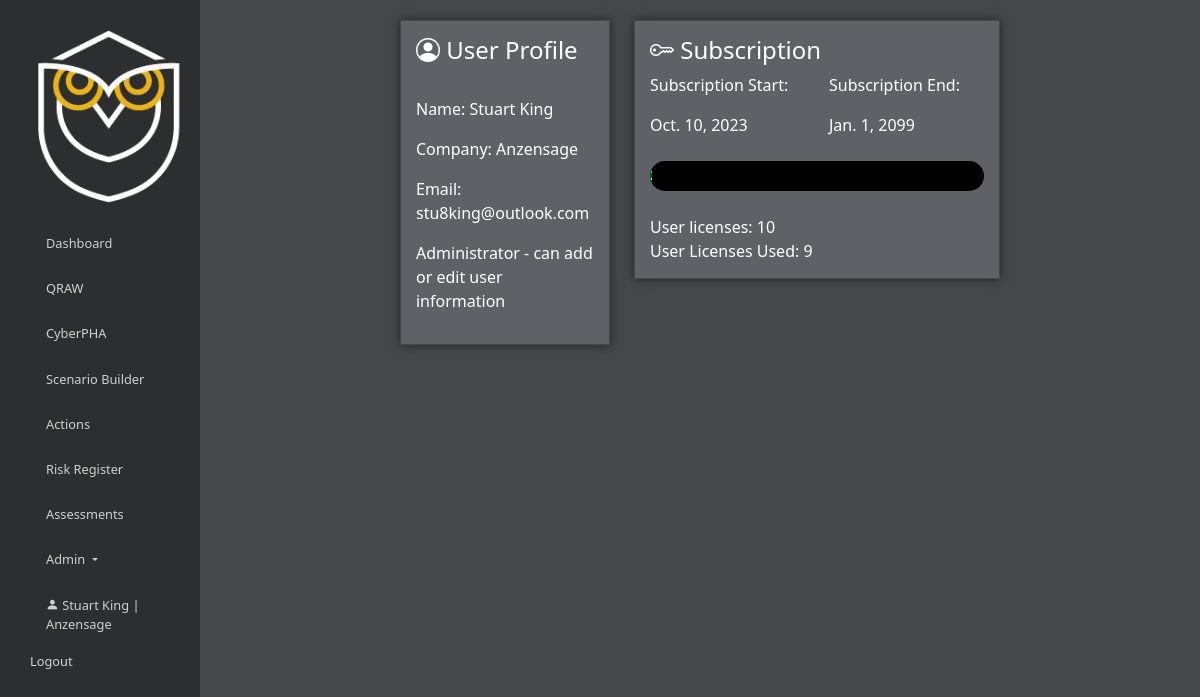
/accounts/profile/ (signed in), run on the app's committed database.
### accounts/models.py (models this page shows, shortened)
class UserProfile(models.Model):
    user = models.OneToOneField(User, on_delete=models.CASCADE)
    organization = models.ForeignKey(Organization, on_delete=models.CASCADE)
    must_change_password = models.BooleanField(default=True)
    abuse_flag = models.BooleanField(default=False)
    jobtitle = models.CharField(max_length=100, default='')
    role_moderator = models.BooleanField(default=False)
    role_readonly = models.BooleanField(default=False)
    phone_number = models.CharField(max_length=15, blank=True, null=True)
    two_factor_confirmed = models.BooleanField(default=False)
    failed_login_attempts = models.IntegerField(null=True, default=0)
    class Meta:
        db_table = 'userprofile'
        managed = True

class Organization(models.Model):
    id = models.AutoField(primary_key=True)
    name = models.CharField(max_length=255)
    address = models.TextField(null=True, blank=True)
    address2 = models.TextField(null=True, blank=True)
    city = models.TextField(null=True, blank=True)
    state = models.TextField(null=True, blank=True)
    zip = models.TextField(null=True, blank=True)
    country = models.TextField(null=True, blank=True)
    subscription_type = models.ForeignKey(SubscriptionType, on_delete=models.SET_NULL, null=True, blank=True)
    subscription_status = models.BooleanField(default=False)
    subscription_start = models.DateField(null=True, blank=True)
    subscription_end = models.DateField(null=True, blank=True)
    max_users = models.IntegerField(default=1, null=False)
    create_date = models.DateTimeField(auto_now_add=True)
    created_by = models.ForeignKey(settings.AUTH_USER_MODEL, on_delete=models.CASCADE,
                                   related_name='organization_creators')
    last_updated = models.DateTimeField(auto_now=True)
    class Meta:
        db_table = 'organization'
        managed = True

### accounts/views.py (the view)
# urls.py: path('profile/', views.profile_view, name='profile'),
@login_required
def profile_view(request):
    user = request.user
    profile = UserProfile.objects.get(user=user)
    org_data = get_organization_details(request)
    total_days = (org_data['subscription_end'] - org_data['subscription_start']).days
    days_remaining = (org_data['subscription_end'] - date.today()).days
    percentage_complete = ((total_days - days_remaining) / total_days) * 100
    context = {
        'user': user,
        'profile': profile,
        'org_data': org_data,
        'percentage_complete': percentage_complete,
        'days_remaining': days_remaining
    }
    return render(request, 'accounts/profile.html', context)

### accounts/views.py (called while the page is built)
@login_required()
def get_organization_details(request):
    org_id = request.user.userprofile.organization_id
    org = Organization.objects.get(id=org_id)
    user_count = UserProfile.objects.filter(organization=org).count()
    data = {
        'id': org.id,  # This will give you the organization ID
        'name': org.name,
        'address': org.address,
        'address2': org.address2,
        'city': org.city,
        'state': org.state,
        'zip': org.zip,
        'country': org.country,
        'max_users': org.max_users,
        'subscription_status': org.subscription_status,
        'subscription_start': org.subscription_start,
        'subscription_end': org.subscription_end,
        'user_count': user_count
    }
    return data

### accounts/templates/accounts/profile.html (shortened to what this page needs)
{% load static %}
<!DOCTYPE html>
<html lang="en">
<head>
    <link href="https://cdn.jsdelivr.net/npm/bootstrap@5.0.2/dist/css/bootstrap.min.css" rel="stylesheet">
    <link rel="stylesheet" href="https://cdnjs.cloudflare.com/ajax/libs/bootstrap-select/1.13.1/css/bootstrap-select.min.css">
    <link href="https://cdn.jsdelivr.net/npm/bootstrap-icons@1.7.1/font/bootstrap-icons.css" rel="stylesheet">
    <link rel="stylesheet" type="text/css" href="https://cdn.datatables.net/1.10.25/css/jquery.dataTables.css">
    {% load django_bootstrap5 %}
    {% bootstrap_css %}
</head>
<body>
    <div class="container-fluid">
        <div class="row">
            <nav class="col-md-3 col-lg-2 d-md-block sidebar collapse" id="sidebarMenu">
                <div class="sidebar-sticky">
                    <div class="sidebar-logo">
                        <img src="{% static 'images/anzen_owl.png' %}" class="img-fluid" alt="Logo">
                    </div>
                    <ul class="nav flex-column nav-sidebar">
                        <li class="nav-item">
                            <a class="nav-link" href="{% url 'OTRisk:dashboardhome' %}">Dashboard</a>
                        </li>
                        <li class="nav-item">
                            <a class="nav-link" href="{% url 'OTRisk:qraw' %}">QRAW</a>
                        </li>
                        <li class="nav-item">
                            <a class="nav-link" href="{% url 'OTRisk:iotaphamanager' %}">CyberPHA</a>
                        </li>
                        <li class="nav-item menu-item">
                            <a class="nav-link" href="{% url 'OTRisk:scenario_sim' %}">Scenario Builder</a>
                        </li>
                        <li class="nav-item menu-item">
                            <a class="nav-link" href="{% url 'OTRisk:ra_actions_view_default' %}">Actions</a>
                        </li>
                        <li class="nav-item menu-item">
                            <a class="nav-link" href="{% url 'OTRisk:risk_register' %}">Risk Register</a>
                        </li>
                        <li class="nav-item menu-item">
                            <a class="nav-link" href="{% url 'OTRisk:list_frameworks' %}">Assessments</a>
                        </li>
                        <li class="nav-item dropdown">
                            <a class="nav-link dropdown-toggle" href="#" id="navbarDropdown" role="button" data-bs-toggle="dropdown" aria-expanded="false">
                                Admin
                            </a>
                         </li>
                    <li class="nav-item menu-item">
                        <a class="nav-link" href="{% url 'accounts:profile' %}">
                        <i class="bi bi-person-fill"></i> {{ user.first_name }} {{ user.last_name }} | {{ user.userprofile.organization.name }}
                        </a>
                        </li>
                        <li class="nav-item menu-item">
                        <form action="{% url 'logout' %}" method="post">
                        <button type="submit" class="nav-link" style="background:none; border:none; padding:0; margin:0; color:inherit;">Logout</button>
                    </form>
                        </li>
                        </ul>
                </div>
            </nav>
            <main role="main" class="col-md-9 ml-sm-auto col-lg-10 px-4">
                <div class="content">
                     <div class="row">
                        <div class="col-md-2"></div>
                        <div class="col-md-3">
                                <div class="form-group">
            <div class="card-style" style="color: white">
                <h4><i class="bi bi-person-circle"></i> User Profile</h4>
                <br>
                <p>Name: {{ user.first_name }} {{ user.last_name }}</p>
                <p>Company: {{ user.userprofile.organization.name }}</p>
                <p>Email: {{ user.email }}</p>
                <p>
                    {% if user.is_superuser %}
                        Administrator - can add or edit user information
                    {% else %}
                        Standard User
                    {% endif %}
                </p>
            </div>
            </div>
                        </div>
                        <div class="col-md-5">
            <div class="form-group">
            <div class="card-style" style="color: white">
                <h4><i class="bi bi-key"></i> Subscription</h4>
                <div class="row">
                    <div class="col-md-6">
                        <p>Subscription Start:</p>
                        {{ org_data.subscription_start }}
                    </div>
                    <div class="col-md-6">
                        <p>Subscription End:</p>
                        {{ org_data.subscription_end }}
                    </div>
                </div>
                <br>
                <div class="progress" style="background-color: black; height: 30px; border-radius: 15px;">
                </div>
                <br>
                User licenses: {{ org_data.max_users }}<br>
                User Licenses Used: {{ org_data.user_count }}
            </div>
            </div>
        </div>
                        <div class="col-md-2"></div>
                    </div>
                </div>
            </main>
        </div>
    </div>
</body>
</html>

### accounts/templates/accounts/profile.html (style rules this page uses)
.form-group { border: 1px solid #464748; box-shadow: 0 0 10px 0 rgba(0, 0, 0, 0.5); background-color: #5E6266; padding: 15px; }
body { background-color: #464748; color: #d3d1cd; }
.sidebar { height: 100vh; background-color: #2D2E30; padding: 20px 0; width: 200px; }
.sidebar-logo { padding: 10px 15px; text-align: center; }
.nav-sidebar { display: flex; flex-direction: column; padding-left: 0; list-style: none; }
.nav-sidebar .nav-item { padding: 5px 10px; margin: 0 10%; }
.nav-sidebar .nav-link { color: #d3d1cd; border-radius: 0; transition: color 0.3s ease-in-out; font-size: 0.8em; }
.content { padding: 20px; }

### data on the page
Organization: subscription_start "Oct. 10, 2023", subscription_end "Jan. 1, 2099"

### other printed values
{{ user.first_name }} "Stuart"
{{ user.last_name }} "King"
{{ user.userprofile.organization.name }} "Anzensage"
{{ user.email }} "stu8king@outlook.com"
{{ org_data.max_users }} "10"
{{ org_data.user_count }} "9"
